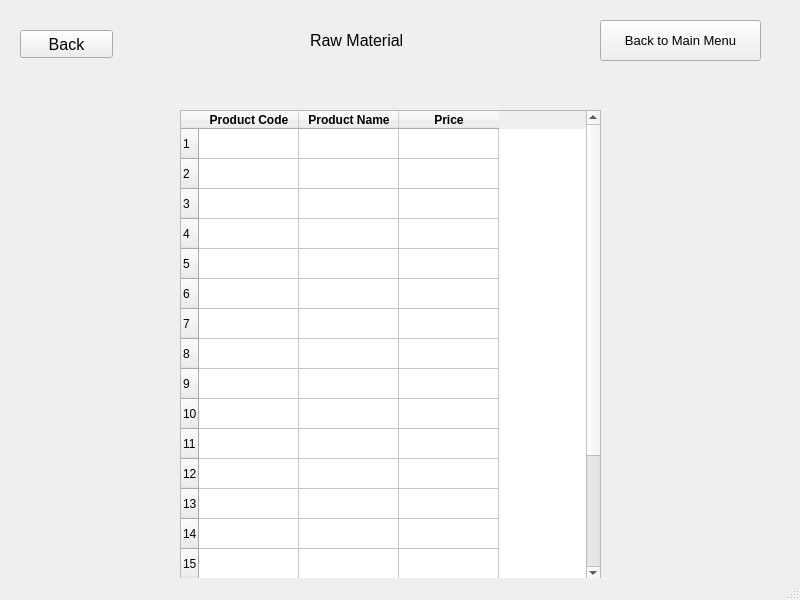
<?xml version="1.0" encoding="UTF-8"?>
<ui version="4.0">
 <class>MainWindow</class>
 <widget class="QMainWindow" name="MainWindow">
  <property name="geometry">
   <rect>
    <x>0</x>
    <y>0</y>
    <width>800</width>
    <height>600</height>
   </rect>
  </property>
  <property name="windowTitle">
   <string>MainWindow</string>
  </property>
  <widget class="QWidget" name="centralwidget">
   <widget class="QPushButton" name="back_add_rm">
    <property name="geometry">
     <rect>
      <x>20</x>
      <y>30</y>
      <width>93</width>
      <height>28</height>
     </rect>
    </property>
    <property name="font">
     <font>
      <pointsize>12</pointsize>
     </font>
    </property>
    <property name="text">
     <string>Back</string>
    </property>
   </widget>
   <widget class="QLabel" name="label_3">
    <property name="geometry">
     <rect>
      <x>310</x>
      <y>20</y>
      <width>151</width>
      <height>41</height>
     </rect>
    </property>
    <property name="font">
     <font>
      <pointsize>12</pointsize>
     </font>
    </property>
    <property name="text">
     <string>Raw Material</string>
    </property>
   </widget>
   <widget class="QPushButton" name="pushButton">
    <property name="geometry">
     <rect>
      <x>600</x>
      <y>20</y>
      <width>161</width>
      <height>41</height>
     </rect>
    </property>
    <property name="font">
     <font>
      <pointsize>10</pointsize>
     </font>
    </property>
    <property name="text">
     <string>Back to Main Menu</string>
    </property>
   </widget>
   <widget class="QTableWidget" name="tableWidget">
    <property name="geometry">
     <rect>
      <x>180</x>
      <y>110</y>
      <width>421</width>
      <height>471</height>
     </rect>
    </property>
    <property name="rowCount">
     <number>20</number>
    </property>
    <row/>
    <row/>
    <row/>
    <row/>
    <row/>
    <row/>
    <row/>
    <row/>
    <row/>
    <row/>
    <row/>
    <row/>
    <row/>
    <row/>
    <row/>
    <row/>
    <row/>
    <row/>
    <row/>
    <row/>
    <column>
     <property name="text">
      <string>Product Code</string>
     </property>
     <property name="font">
      <font>
       <weight>75</weight>
       <bold>true</bold>
      </font>
     </property>
    </column>
    <column>
     <property name="text">
      <string>Product Name</string>
     </property>
     <property name="font">
      <font>
       <weight>75</weight>
       <bold>true</bold>
      </font>
     </property>
    </column>
    <column>
     <property name="text">
      <string>Price</string>
     </property>
     <property name="font">
      <font>
       <weight>75</weight>
       <bold>true</bold>
      </font>
     </property>
    </column>
   </widget>
  </widget>
  <widget class="QStatusBar" name="statusbar"/>
 </widget>
 <resources/>
 <connections/>
</ui>
